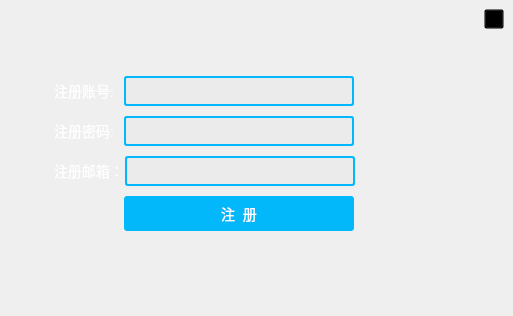
        <widget class="QWidget" name="page_2">
         <layout class="QHBoxLayout" name="horizontalLayout_14">
          <property name="spacing">
           <number>0</number>
          </property>
          <property name="leftMargin">
           <number>0</number>
          </property>
          <property name="topMargin">
           <number>0</number>
          </property>
          <property name="rightMargin">
           <number>0</number>
          </property>
          <property name="bottomMargin">
           <number>0</number>
          </property>
          <item>
           <widget class="QWidget" name="widget_page2" native="true">
            <property name="minimumSize">
             <size>
              <width>35</width>
              <height>35</height>
             </size>
            </property>
            <property name="maximumSize">
             <size>
              <width>16777215</width>
              <height>16777215</height>
             </size>
            </property>
            <property name="styleSheet">
             <string notr="true"/>
            </property>
            <layout class="QVBoxLayout" name="verticalLayout_6">
             <item>
              <layout class="QHBoxLayout" name="horizontalLayout_6">
               <item>
                <spacer name="horizontalSpacer_19">
                 <property name="orientation">
                  <enum>Qt::Horizontal</enum>
                 </property>
                 <property name="sizeHint" stdset="0">
                  <size>
                   <width>40</width>
                   <height>20</height>
                  </size>
                 </property>
                </spacer>
               </item>
               <item>
                <widget class="QPushButton" name="pushButton_return_page2">
                 <property name="minimumSize">
                  <size>
                   <width>20</width>
                   <height>20</height>
                  </size>
                 </property>
                 <property name="maximumSize">
                  <size>
                   <width>20</width>
                   <height>20</height>
                  </size>
                 </property>
                 <property name="styleSheet">
                  <string notr="true">QPushButton
{
background-color: transparent;
border-image: url(:/images/icon/return_normal.png);
}

QPushButton:hover
{
border-image: url(:/images/icon/return_hover.png);
}</string>
                 </property>
                 <property name="text">
                  <string/>
                 </property>
                </widget>
               </item>
              </layout>
             </item>
             <item>
              <layout class="QGridLayout" name="gridLayout_2">
               <item row="0" column="0">
                <widget class="QFrame" name="frame_4">
                 <property name="minimumSize">
                  <size>
                   <width>0</width>
                   <height>35</height>
                  </size>
                 </property>
                 <property name="maximumSize">
                  <size>
                   <width>16777215</width>
                   <height>35</height>
                  </size>
                 </property>
                 <property name="styleSheet">
                  <string notr="true">background-color: transparent;</string>
                 </property>
                 <property name="frameShape">
                  <enum>QFrame::StyledPanel</enum>
                 </property>
                 <property name="frameShadow">
                  <enum>QFrame::Raised</enum>
                 </property>
                </widget>
               </item>
              </layout>
             </item>
             <item>
              <layout class="QVBoxLayout" name="verticalLayout_7">
               <item>
                <layout class="QVBoxLayout" name="verticalLayout_8">
                 <property name="spacing">
                  <number>10</number>
                 </property>
                 <item>
                  <layout class="QHBoxLayout" name="horizontalLayout_8">
                   <item>
                    <spacer name="horizontalSpacer_24">
                     <property name="orientation">
                      <enum>Qt::Horizontal</enum>
                     </property>
                     <property name="sizeType">
                      <enum>QSizePolicy::Fixed</enum>
                     </property>
                     <property name="sizeHint" stdset="0">
                      <size>
                       <width>45</width>
                       <height>17</height>
                      </size>
                     </property>
                    </spacer>
                   </item>
                   <item>
                    <widget class="QLabel" name="label_3">
                     <property name="minimumSize">
                      <size>
                       <width>60</width>
                       <height>30</height>
                      </size>
                     </property>
                     <property name="maximumSize">
                      <size>
                       <width>65</width>
                       <height>16777215</height>
                      </size>
                     </property>
                     <property name="styleSheet">
                      <string notr="true">QLabel
{
background-color: transparent;
font-size:14px;
font-family:&quot;楷体&quot;;
color:white;
border-radius:3px;
}</string>
                     </property>
                     <property name="text">
                      <string>注册账号:</string>
                     </property>
                     <property name="alignment">
                      <set>Qt::AlignCenter</set>
                     </property>
                    </widget>
                   </item>
                   <item>
                    <widget class="QLineEdit" name="gis_lineEditUser">
                     <property name="minimumSize">
                      <size>
                       <width>230</width>
                       <height>30</height>
                      </size>
                     </property>
                     <property name="styleSheet">
                      <string notr="true">/*搜索框*/
QLineEdit
{
color: rgb(0, 0, 0);
font-family:&quot;楷体&quot;;
font-size:14px;
background-color: rgb(235, 235, 235);
selection-background-color: #D1DBCB;
border-radius:3px;
border:2px solid rgb(2, 184, 250);
}


QLineEdit:hover
{
color: rgb(0, 170, 255);
background-color: white;
font-family:&quot;楷体&quot;;
border-radius:3px;
border:2px solid #ff5c38;
}

</string>
                     </property>
                    </widget>
                   </item>
                   <item>
                    <spacer name="horizontalSpacer_25">
                     <property name="orientation">
                      <enum>Qt::Horizontal</enum>
                     </property>
                     <property name="sizeHint" stdset="0">
                      <size>
                       <width>40</width>
                       <height>17</height>
                      </size>
                     </property>
                    </spacer>
                   </item>
                  </layout>
                 </item>
                 <item>
                  <layout class="QHBoxLayout" name="horizontalLayout_9">
                   <item>
                    <spacer name="horizontalSpacer_26">
                     <property name="orientation">
                      <enum>Qt::Horizontal</enum>
                     </property>
                     <property name="sizeType">
                      <enum>QSizePolicy::Fixed</enum>
                     </property>
                     <property name="sizeHint" stdset="0">
                      <size>
                       <width>45</width>
                       <height>17</height>
                      </size>
                     </property>
                    </spacer>
                   </item>
                   <item>
                    <widget class="QLabel" name="label_4">
                     <property name="minimumSize">
                      <size>
                       <width>60</width>
                       <height>30</height>
                      </size>
                     </property>
                     <property name="maximumSize">
                      <size>
                       <width>65</width>
                       <height>30</height>
                      </size>
                     </property>
                     <property name="styleSheet">
                      <string notr="true">QLabel
{
background-color: transparent;
font-size:14px;
font-family:&quot;楷体&quot;;
color:white;
border-radius:3px;
}</string>
                     </property>
                     <property name="text">
                      <string>注册密码:</string>
                     </property>
                     <property name="alignment">
                      <set>Qt::AlignCenter</set>
                     </property>
                    </widget>
                   </item>
                   <item>
                    <widget class="QLineEdit" name="gis_lineEditPasswd">
                     <property name="minimumSize">
                      <size>
                       <width>230</width>
                       <height>30</height>
                      </size>
                     </property>
                     <property name="styleSheet">
                      <string notr="true">/*搜索框*/
QLineEdit
{
color: rgb(0, 0, 0);
font-family:&quot;楷体&quot;;
font-size:14px;
background-color: rgb(235, 235, 235);
selection-background-color: #D1DBCB;
border-radius:3px;
border:2px solid rgb(2, 184, 250);
}


QLineEdit:hover
{
color: rgb(0, 170, 255);
background-color: white;
font-family:&quot;楷体&quot;;
border-radius:3px;
border:2px solid #ff5c38;
}

</string>
                     </property>
                     <property name="text">
                      <string/>
                     </property>
                     <property name="echoMode">
                      <enum>QLineEdit::Password</enum>
                     </property>
                    </widget>
                   </item>
                   <item>
                    <spacer name="horizontalSpacer_27">
                     <property name="orientation">
                      <enum>Qt::Horizontal</enum>
                     </property>
                     <property name="sizeHint" stdset="0">
                      <size>
                       <width>40</width>
                       <height>17</height>
                      </size>
                     </property>
                    </spacer>
                   </item>
                  </layout>
                 </item>
                 <item>
                  <layout class="QHBoxLayout" name="horizontalLayout_10">
                   <property name="spacing">
                    <number>6</number>
                   </property>
                   <item>
                    <spacer name="horizontalSpacer_28">
                     <property name="orientation">
                      <enum>Qt::Horizontal</enum>
                     </property>
                     <property name="sizeType">
                      <enum>QSizePolicy::Fixed</enum>
                     </property>
                     <property name="sizeHint" stdset="0">
                      <size>
                       <width>45</width>
                       <height>17</height>
                      </size>
                     </property>
                    </spacer>
                   </item>
                   <item>
                    <widget class="QLabel" name="label_email">
                     <property name="minimumSize">
                      <size>
                       <width>63</width>
                       <height>30</height>
                      </size>
                     </property>
                     <property name="maximumSize">
                      <size>
                       <width>65</width>
                       <height>30</height>
                      </size>
                     </property>
                     <property name="styleSheet">
                      <string notr="true">QLabel
{
background-color: transparent;
font-size:14px;
font-family:&quot;楷体&quot;;
color:white;
border-radius:3px;
}</string>
                     </property>
                     <property name="text">
                      <string>注册邮箱：</string>
                     </property>
                    </widget>
                   </item>
                   <item>
                    <widget class="QLineEdit" name="gis_lineEditEmail">
                     <property name="minimumSize">
                      <size>
                       <width>230</width>
                       <height>30</height>
                      </size>
                     </property>
                     <property name="maximumSize">
                      <size>
                       <width>16777215</width>
                       <height>16777215</height>
                      </size>
                     </property>
                     <property name="styleSheet">
                      <string notr="true">/*搜索框*/
QLineEdit
{
color: rgb(0, 0, 0);
font-family:&quot;楷体&quot;;
font-size:14px;
background-color: rgb(235, 235, 235);
selection-background-color: #D1DBCB;
border-radius:3px;
border:2px solid rgb(2, 184, 250);
}


QLineEdit:hover
{
color: rgb(0, 170, 255);
background-color: white;
font-family:&quot;楷体&quot;;
border-radius:3px;
border:2px solid #ff5c38;
}

</string>
                     </property>
                    </widget>
                   </item>
                   <item>
                    <spacer name="horizontalSpacer_20">
                     <property name="orientation">
                      <enum>Qt::Horizontal</enum>
                     </property>
                     <property name="sizeType">
                      <enum>QSizePolicy::Expanding</enum>
                     </property>
                     <property name="sizeHint" stdset="0">
                      <size>
                       <width>40</width>
                       <height>17</height>
                      </size>
                     </property>
                    </spacer>
                   </item>
                  </layout>
                 </item>
                 <item>
                  <layout class="QHBoxLayout" name="horizontalLayout_11">
                   <item>
                    <spacer name="horizontalSpacer_34">
                     <property name="orientation">
                      <enum>Qt::Horizontal</enum>
                     </property>
                     <property name="sizeType">
                      <enum>QSizePolicy::Fixed</enum>
                     </property>
                     <property name="sizeHint" stdset="0">
                      <size>
                       <width>115</width>
                       <height>20</height>
                      </size>
                     </property>
                    </spacer>
                   </item>
                   <item>
                    <widget class="QPushButton" name="gis_BtnRegister">
                     <property name="minimumSize">
                      <size>
                       <width>230</width>
                       <height>35</height>
                      </size>
                     </property>
                     <property name="maximumSize">
                      <size>
                       <width>230</width>
                       <height>16777215</height>
                      </size>
                     </property>
                     <property name="styleSheet">
                      <string notr="true">QPushButton
{
font-size:14px;
font-family:&quot;楷体&quot;;
border-radius:3px;
background-color: rgb(2, 184, 250);
color:white;
}

QPushButton:hover
{
font-size:14px;
font-family:&quot;楷体&quot;;
border-radius:3px;
background-color: rgb(97, 224, 255);
color:black;
}</string>
                     </property>
                     <property name="text">
                      <string>注  册</string>
                     </property>
                    </widget>
                   </item>
                   <item>
                    <spacer name="horizontalSpacer_35">
                     <property name="orientation">
                      <enum>Qt::Horizontal</enum>
                     </property>
                     <property name="sizeHint" stdset="0">
                      <size>
                       <width>150</width>
                       <height>20</height>
                      </size>
                     </property>
                    </spacer>
                   </item>
                  </layout>
                 </item>
                </layout>
               </item>
               <item>
                <widget class="QFrame" name="frame">
                 <property name="minimumSize">
                  <size>
                   <width>0</width>
                   <height>30</height>
                  </size>
                 </property>
                 <property name="styleSheet">
                  <string notr="true">background-color: transparent;</string>
                 </property>
                 <property name="frameShape">
                  <enum>QFrame::StyledPanel</enum>
                 </property>
                 <property name="frameShadow">
                  <enum>QFrame::Raised</enum>
                 </property>
                 <layout class="QHBoxLayout" name="horizontalLayout_16">
                  <item>
                   <widget class="QLabel" name="label_warning">
                    <property name="minimumSize">
                     <size>
                      <width>0</width>
                      <height>30</height>
                     </size>
                    </property>
                    <property name="styleSheet">
                     <string notr="true">QLabel
{
color: #5500ff;
padding-left:46px;
}</string>
                    </property>
                    <property name="text">
                     <string/>
                    </property>
                    <property name="alignment">
                     <set>Qt::AlignCenter</set>
                    </property>
                   </widget>
                  </item>
                 </layout>
                </widget>
               </item>
               <item>
                <layout class="QVBoxLayout" name="verticalLayout_9">
                 <item>
                  <layout class="QHBoxLayout" name="horizontalLayout_12">
                   <item>
                    <spacer name="horizontalSpacer_36">
                     <property name="orientation">
                      <enum>Qt::Horizontal</enum>
                     </property>
                     <property name="sizeHint" stdset="0">
                      <size>
                       <width>40</width>
                       <height>20</height>
                      </size>
                     </property>
                    </spacer>
                   </item>
                  </layout>
                 </item>
                </layout>
               </item>
              </layout>
             </item>
            </layout>
           </widget>
          </item>
         </layout>
        </widget>
